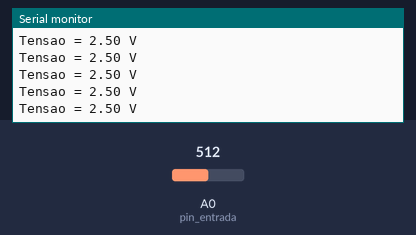
A sketch run on a simulated Arduino Uno, built with avr-gcc and run on an emulated ATmega328P. Parts: the last lines printed to the serial monitor. The inputs (shaded band) are chosen by the test bench; at power-on: A0 (pin_entrada) = 512.

Above: at 1.2 s.
1.3 s: A0 (pin_entrada) set to 716
At 2.1 s:
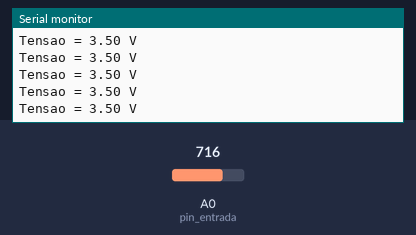
4.3 s: A0 (pin_entrada) set to 900
At 4.8 s:
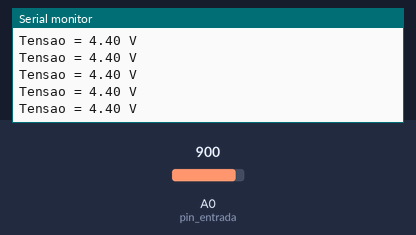
Timing chart, 0 to 7.3 s (numbered marks = the images above; inputs shaded):
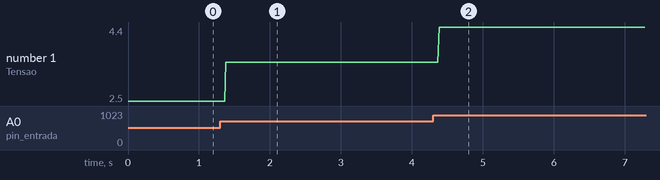

Measured:
- after the input at 1.3 s, the serial monitor: prints a new line after 0.08 s (image 1)
- after the input at 4.3 s, the serial monitor: prints a new line after 0.09 s (image 2)
- plotted number 1: 2.5 → 3.5 after the input at 1.3 s, 3.5 → 4.4 after the input at 4.3 s

The sketch:

Entrada_Analogica.ino
```cpp
const int pin_entrada = A0;
int valor;
float tensao;

void setup() {
  Serial.begin(9600);
  pinMode(pin_entrada, INPUT);
}

void loop() {
  valor = analogRead(pin_entrada);
  tensao = float(valor)*5/1023;
  Serial.print("Tensao = ");
  Serial.print(tensao);
  Serial.println(" V");
}
```
